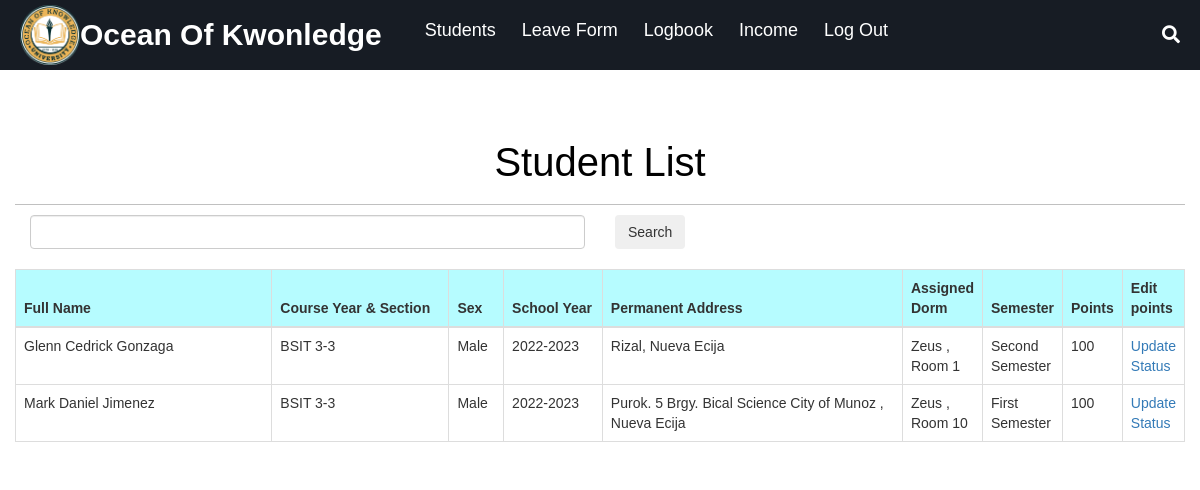
The app's page /admin/stu-section.php (signed in) with its own data.
### tables this page shows
CREATE TABLE `students` (
  `id` int(30) NOT NULL,
  `email` varchar(50) NOT NULL,
  `password` varchar(50) NOT NULL,
  `studentno` int(10) NOT NULL,
  `name` varchar(50) NOT NULL,
  `course_section` text NOT NULL,
  `sex` enum('Male','Female') NOT NULL,
  `school_year` text NOT NULL,
  `address` varchar(100) NOT NULL,
  `dorm` varchar(50) NOT NULL,
  `room` varchar(50) NOT NULL,
  `value` int(50) NOT NULL,
  `date` datetime NOT NULL,
  `sem` varchar(50) NOT NULL,
  `point` int(50) NOT NULL
);

### admin/includes/stu.php (called while the page is built, shortened)
<?php
    function get($conn) {
        $query = "SELECT * FROM students";
        $res = $conn->query($query);
        $records = array();
        while($row = $res->fetch_assoc()) {
            array_push($records, $row);
        }
        return json_encode($records);
    }

### admin/stu-section.php (the view, shortened to what this page needs)
<?php
include 'includes/stu.php';
$records = json_decode(get($conn));
?>
<!DOCTYPE html>
<html lang="en">
<head>
           <link rel="stylesheet" href="https://maxcdn.bootstrapcdn.com/bootstrap/3.3.6/css/bootstrap.min.css" />
           <link rel="stylesheet" href="http://code.jquery.com/ui/1.11.4/themes/smoothness/jquery-ui.css">
      </head>
 <?php
        include_once 'admin-header.php';
        ?>
        <br><br><br><br>
<body>
      <br /><br />
           <div class="container" style="width:1200px;">
                <h2 align="center">Student List</h2>
                <?php
                if(isset($_POST['search'])){
                    $searchKey = $_POST['search'];
                    $sql = "SELECT name FROM students WHERE name LIKE '%$searchKey%'";
                }else{
                    $searchKey = "";
                }
                ?>
                <form action="" method="POST">
                    <div class="col-md-6">
                        <input type="text" name="search" class='form-control' placeholder="Search By Name" value=" <?php echo $searchKey; ?>" >
                    </div>
                    <div class="col-md-6 text-left">
                        <button class="btn">Search</button>
                    </div>
                </form>
                <br />
                <div id="order_table">
                     <table class="table table-bordered table-secondary">
                    <thead>
                        <tr>
                            <th width="30%">Full Name</th>
                            <th width="20%">Course Year & Section</th>
                            <th width="5%">Sex</th>
                            <th width="10%">School Year</th>
                            <th width="40%">Permanent Address</th>
                            <th width="15%">Assigned Dorm</th>
                            <th width="15%">Semester</th>
                            <th width="15%">Points</th>
                            <th width="15%">Edit points</th>
                        </tr>
                    </thead>
                    <tbody>
                        <?php
                        sort($records);
                        foreach ($records as $record) {
                            echo "
                                    <tr>
                                    <td>$record->name</td>
                                    <td>$record->course_section</td>
                                    <td>$record->sex</td>
                                    <td>$record->school_year</td>
                                    <td>$record->address</td>
                                    <td>$record->dorm , $record->room</td>
                                    <td>$record->sem</td>
                                    <td>$record->point</td>
                                    <td>
                                     <a class'btn' href='edit-stu.php?id=$record->id'>Update Status</a>
                                    </td>
                                    </tr>
                                ";
                        }
                        ?>
                    </tbody>
                </table>
            </div>
</body>
</html>

### admin/admin-header.php (shortened to what this page needs)
<!DOCTYPE html>
<html lang="en">
<head>
  <link rel="stylesheet" href="styles.css">
  <link rel="stylesheet" href="https://cdnjs.cloudflare.com/ajax/libs/font-awesome/5.15.3/css/all.min.css"/>
</head>
<body>
  <div class="wrapper">
    <nav>
      <div class="content">
        <div class="logo "><a href="profile.php"><img src="2.png" alt="" height="60" width="60" ></a></div>
      <div class="logo"> <a href="stu-section.php">Ocean Of Kwonledge</a></div>
        <ul class="links">
          <li><a href="stu-section.php">Students</a></li>
          <li><a href="leavesection.php">Leave Form</a></li>
          <li><a href="logbooksection.php">Logbook</a></li>
          <li><a href="in.php">Income</a></li>
          <li><a href="logout.php">Log Out</a></li>
        </ul>
      </div>
      <label for="show-search" class="search-icon"><i class="fas fa-search"></i></label>
    </nav>
  </div>
</body>
</html>

### admin/styles.css (style rules this page uses)
:root { --color-primary: #0073ff; --color-white: #e9e9e9; --color-black: #141d28; --color-black-1: #212b38; }
* { margin: 0; padding: 0; box-sizing: border-box; }
body { font-family: sans-serif; }
.logo { color: var(--color-white); font-size: 30px; }
.fas { float: right; margin-left: 10px; padding-top: 3px; }
* { margin: 0; padding: 0; box-sizing: border-box; text-decoration: none; font-family: 'Poppins', sans-serif; }
.wrapper { background: #171c24; position: fixed; width: 100%; }
.wrapper nav { position: relative; display: flex; max-width: calc(100% - 200px); margin: 0 auto; height: 70px; align-items: center; justify-content: space-between; }
nav .content { display: flex; align-items: center; }
nav .content .links { margin-left: 80px; display: flex; }
.content .logo a { color: #fff; font-size: 30px; font-weight: 600; }
.content .links li { list-style: none; line-height: 70px; }
.content .links li a, .content .links li label { color: #fff; font-size: 18px; font-weight: 500; padding: 9px 17px; border-radius: 5px; transition: all 0.3s ease; }
.wrapper .search-icon, .wrapper .menu-icon { color: #fff; font-size: 18px; cursor: pointer; line-height: 70px; width: 70px; text-align: center; }
@media screen and (max-width: 1250px) { .wrapper nav { max-width: 100%; padding: 0 20px; } }
@media screen and (max-width: 1250px) { nav .content .links { margin-left: 30px; } }
@media screen and (max-width: 1250px) { .content .links li a { padding: 8px 13px; } }

### admin/stu-section.php (style rules this page uses)
.container h2 { text-align: center; padding: 0 0 20px 0; border-bottom: 1px solid silver; font-size: 40px; color: black; }
th { background-color: #B6FCFF; }

### records on screen
students: name "Glenn Cedrick Gonzaga", course_section "BSIT 3-3", sex "Male", school_year "2022-2023", address "Rizal, Nueva Ecija", dorm "Zeus", room "Room 1", sem "Second Semester", point "100"
students: name "Mark Daniel Jimenez", course_section "BSIT 3-3", sex "Male", school_year "2022-2023", address "Purok. 5 Brgy. Bical Science City of Munoz , Nueva Ecija", dorm "Zeus", room "Room 10", sem "First Semester", point "100"
